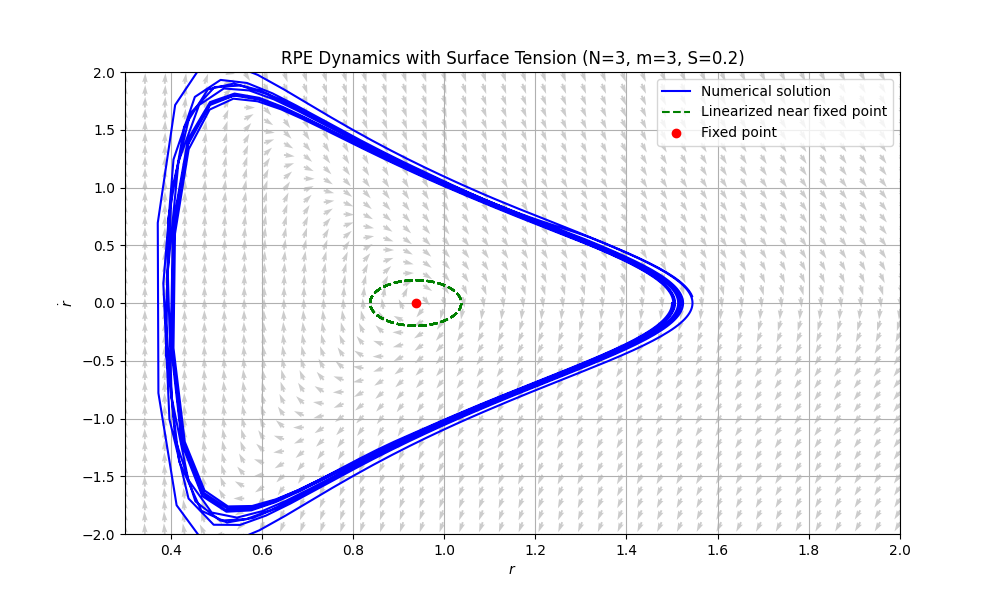

Write Python code to recreate this figure.
import numpy as np
import matplotlib.pyplot as plt
from scipy.integrate import solve_ivp
from scipy.optimize import root_scalar

# --- パラメータ設定 ---
N = 3
m = 3.0
p = 1.0   # 無次元外圧
S = 0.2   # 無次元表面張力 2σ / (P0 R0)

# --- 固定点の数値解 ---
def fixed_point_eq(x):
    return x**(-m) - p - S / x

res = root_scalar(fixed_point_eq, bracket=[0.1, 5.0], method='bisect')
x_fixed = res.root
y_fixed = 0

# --- ベクトル場 ---
x_vals = np.linspace(0.3, 2.0, 40)
y_vals = np.linspace(-2.0, 2.0, 40)
X, Y = np.meshgrid(x_vals, y_vals)

def f(x, y):
    return ((N - 2)*(x**(-m) - p - S / x) - (N / 2)*y**2) / x

U = Y
V = f(X, Y)
norm = np.sqrt(U**2 + V**2)
U, V = U / norm, V / norm

# --- 数値解（非線形系の軌道） ---
def rpe_system(t, z):
    x, y = z
    dxdt = y
    dydt = ((N - 2)*(x**(-m) - p - S / x) - (N / 2)*y**2) / x
    return [dxdt, dydt]

# 初期条件と時間範囲
z0 = [1.5, 0.0]  # 固定点から少しずらす
t_span = (0, 30)
sol = solve_ivp(rpe_system, t_span, z0, t_eval=np.linspace(*t_span, 1000))

# --- 線形近似解（振動） ---
# 固定点近傍でAを計算
A = (-(m * (N - 2)) * x_fixed**(-m - 1) + (N - 2) * S / x_fixed**2) / x_fixed
omega = np.sqrt(-A) if A < 0 else np.nan  # 安定中心のみ計算

x_lin = x_fixed + 0.1 * np.cos(omega * sol.t)
y_lin = -0.1 * omega * np.sin(omega * sol.t)

# --- 描画 ---
plt.figure(figsize=(10, 6))
plt.quiver(X, Y, U, V, alpha=0.4, color='gray')
plt.plot(sol.y[0], sol.y[1], label='Numerical solution', color='blue')
plt.plot(x_lin, y_lin, '--', label='Linearized near fixed point', color='green')
plt.plot(x_fixed, y_fixed, 'ro', label='Fixed point')

plt.xlabel(r"$r$")
plt.ylabel(r"$\dot{r}$")
plt.title("RPE Dynamics with Surface Tension (N=3, m=3, S=0.2)")
plt.legend()
plt.grid(True)
plt.xlim(0.3, 2.0)
plt.ylim(-2.0, 2.0)
plt.savefig("rp_dynamics_surface.png")
plt.show()
